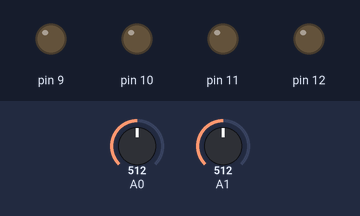
Bench run of a sketch on a simulated Arduino Uno, built with avr-gcc and run on an emulated ATmega328P. Parts: output pins drawn as LEDs (lit = HIGH). The test bench sets the inputs (shaded band); at power-on: A0 = 512, A1 = 512.

Above: at 1.2 s.
1.3 s: A0 set to 0
At 1.6 s:
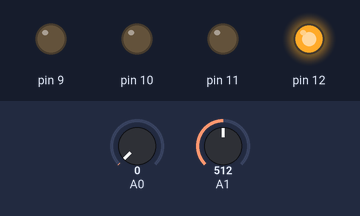
2.8 s: A1 set to 0
At 4.0 s:
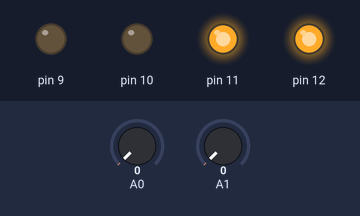
4.3 s: A0 set to 122
At 5.1 s:
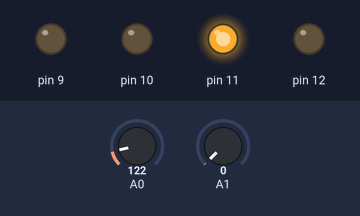
5.8 s: A1 set to 1023
At 6.2 s:
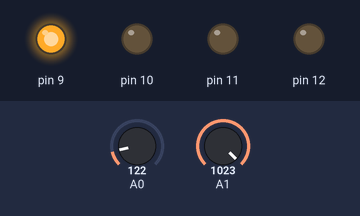
7.3 s: A0 set to 1008
8.8 s: A0 set to 1023
At 9.7 s:
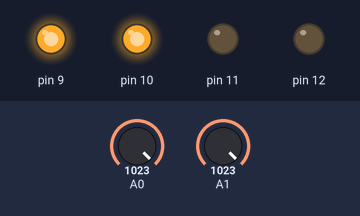
Timing chart, 0 to 11.3 s (numbered marks = the images above; inputs shaded):
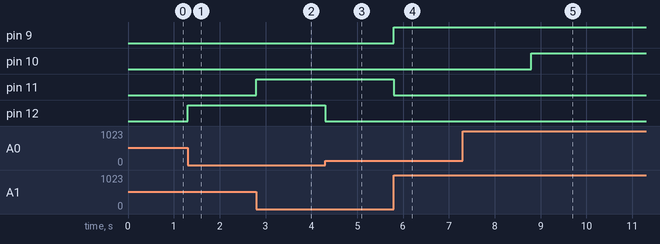

The sketch:

joystick.ino
```cpp
void setup() {
  pinMode(12, OUTPUT);
  pinMode(11, OUTPUT);
  pinMode(10, OUTPUT);
  pinMode(9, OUTPUT);
}

void loop() {
  int x_value = analogRead(A0);
  int y_value = analogRead(A1);

  if (x_value == 0) {
    digitalWrite(12, HIGH);
  }
  else {
    digitalWrite(12, LOW);
  }

  if (x_value == 1023) {
    digitalWrite(10, HIGH);
  }
  else {
    digitalWrite(10, LOW);
  }

  if (y_value == 0) {
    digitalWrite(11, HIGH);
  }
  else {
    digitalWrite(11, LOW);
  }

  if (y_value == 1023) {
    digitalWrite(9, HIGH);
  }
  else {
    digitalWrite(9, LOW);
  }
}
```

Measured:
- the behaviour switches between 1022 and 1023 on A0 (found by bisection; images 4 and 5)
- after the input at 1.3 s, pin 12: LOW → HIGH at once
- after the input at 2.8 s, pin 11: LOW → HIGH at once
- after the input at 4.3 s, pin 12: HIGH → LOW at once
- after the input at 5.8 s, pin 9: LOW → HIGH at once; pin 11: HIGH → LOW at once
- after the input at 7.3 s, every drawn part: stays the same
- after the input at 8.8 s, pin 10: LOW → HIGH at once
